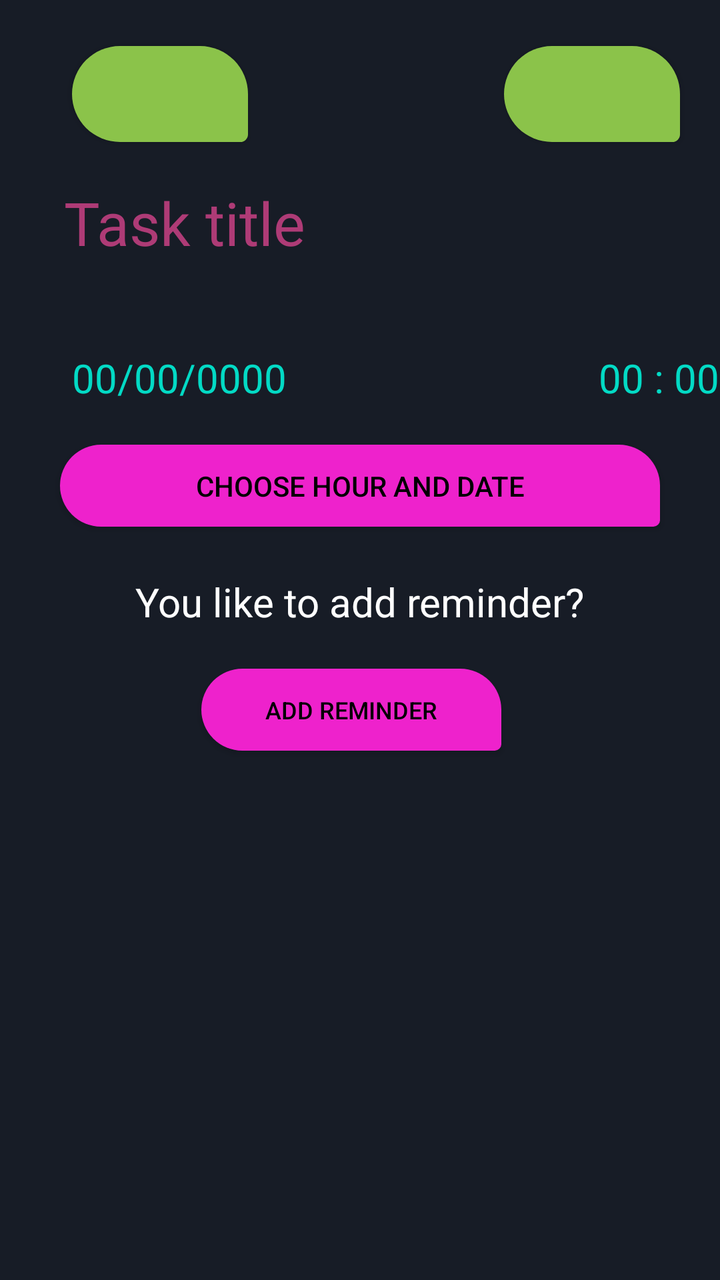
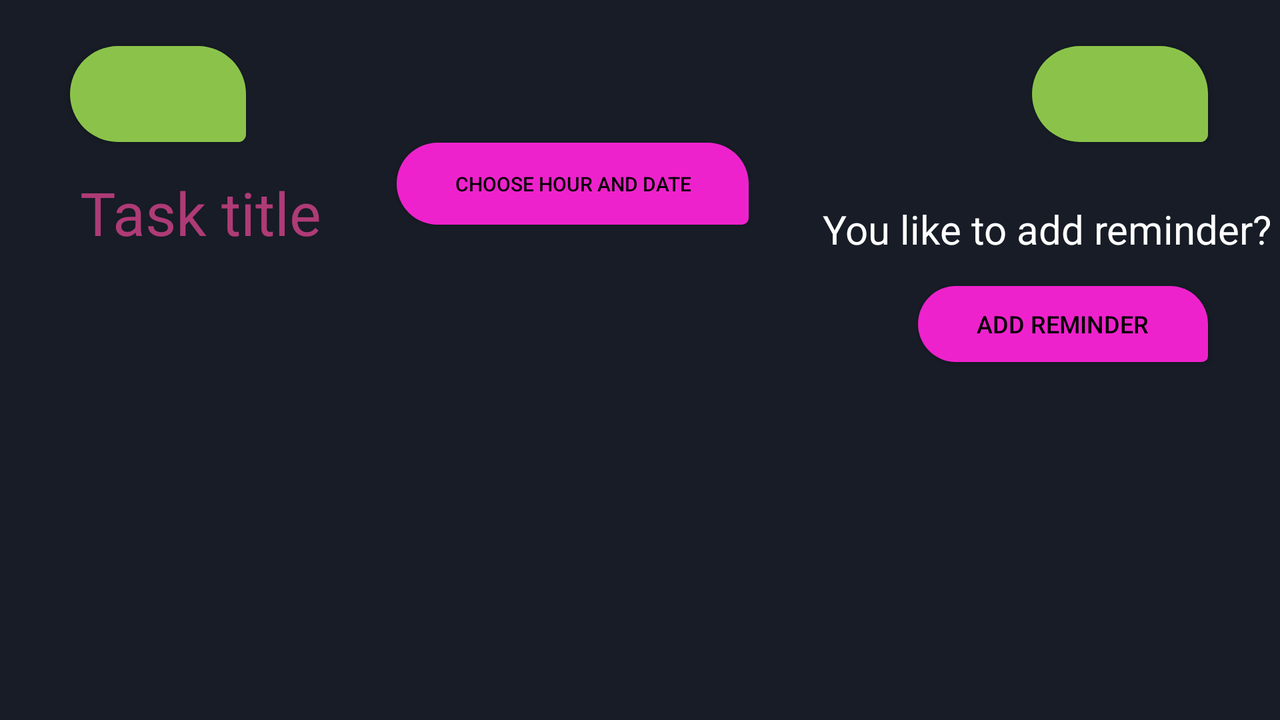

One screen, two layout resources from the same app: the default and the author's alternative for another configuration. Each is rendered where Android would select it; the XML of both is given below.
<!-- AndroidManifest.xml: application theme AppTheme -->
<!-- res/layout/fragment_edit_task.xml -->
<?xml version="1.0" encoding="utf-8"?>
<layout xmlns:android="http://schemas.android.com/apk/res/android"
    xmlns:app="http://schemas.android.com/apk/res-auto"
    xmlns:tools="http://schemas.android.com/tools"

    tools:context=".edit_task">

    <androidx.constraintlayout.widget.ConstraintLayout
        android:layout_width="match_parent"
        android:layout_height="match_parent"
        android:background="@color/colorPrimary">

        <Button
            android:id="@+id/btn_cancel_edit_task"
            android:layout_width="wrap_content"
            android:layout_height="wrap_content"
            android:layout_marginStart="36dp"
            android:background="@drawable/btn_redondo"
            app:backgroundTint="#8BC34A"
            app:icon="@drawable/abc_vector_test"
            app:layout_constraintBottom_toBottomOf="@+id/btn_end"
            app:layout_constraintStart_toStartOf="parent" />

        <Button
            android:id="@+id/btn_end"
            android:layout_width="wrap_content"
            android:layout_height="wrap_content"
            android:layout_marginTop="23dp"
            android:layout_marginEnd="20dp"
            android:background="@drawable/btn_redondo"
            app:backgroundTint="#8BC34A"
            app:icon="@android:drawable/ic_menu_send"
            app:layout_constraintEnd_toEndOf="parent"
            app:layout_constraintTop_toTopOf="parent" />

        <Button
            android:id="@+id/btn_date"
            android:layout_width="300dp"
            android:layout_height="41dp"
            android:layout_marginTop="20dp"
            android:background="@drawable/btn_redondo"
            android:text="@string/btn_date"
            android:textColor="#000000"
            app:layout_constraintEnd_toEndOf="parent"
            app:layout_constraintStart_toStartOf="parent"
            app:layout_constraintTop_toBottomOf="@+id/textview_date" />

        <TextView
            android:id="@+id/textview_date"
            android:layout_width="wrap_content"
            android:layout_height="wrap_content"
            android:layout_marginStart="36dp"
            android:layout_marginTop="44dp"
            android:text="00/00/0000"
            android:textColor="#FF03DAC5"
            android:textSize="20sp"
            app:layout_constraintStart_toStartOf="parent"
            app:layout_constraintTop_toBottomOf="@+id/txt_title_edit_task" />

        <TextView
            android:id="@+id/txt_hour"
            android:layout_width="wrap_content"
            android:layout_height="wrap_content"
            android:layout_marginStart="156dp"
            android:layout_marginTop="44dp"
            android:text="00 : 00"
            android:textColor="#FF03DAC5"
            android:textSize="20sp"
            app:layout_constraintStart_toEndOf="@+id/textview_date"
            app:layout_constraintTop_toBottomOf="@+id/txt_title_edit_task" />

        <TextView
            android:id="@+id/txt_title_edit_task"
            android:layout_width="wrap_content"
            android:layout_height="wrap_content"
            android:layout_marginStart="32dp"
            android:layout_marginTop="20dp"
            android:text="@string/task_title"
            android:textColor="#ae3b76"
            android:textSize="30sp"
            app:layout_constraintStart_toStartOf="parent"
            app:layout_constraintTop_toBottomOf="@+id/btn_cancel_edit_task" />

        <TextView
            android:id="@+id/textView9"
            android:layout_width="wrap_content"
            android:layout_height="wrap_content"
            android:layout_marginTop="24dp"
            android:text="@string/question_add_reminder"
            android:textColor="#FFFFFF"
            android:textSize="20sp"
            app:layout_constraintEnd_toEndOf="parent"
            app:layout_constraintStart_toStartOf="parent"
            app:layout_constraintTop_toBottomOf="@+id/btn_date" />

        <Button
            android:id="@+id/btn_add_reminder"
            android:layout_width="150dp"
            android:layout_height="41dp"
            android:layout_marginTop="20dp"
            android:background="@drawable/btn_redondo"
            android:text="@string/add_reminder"
            android:textColor="#000000"
            android:textSize="12sp"
            app:layout_constraintEnd_toEndOf="parent"
            app:layout_constraintHorizontal_bias="0.48"
            app:layout_constraintStart_toStartOf="parent"
            app:layout_constraintTop_toBottomOf="@+id/textView9" />

        <androidx.recyclerview.widget.RecyclerView
            android:id="@+id/rv_reminders"
            android:layout_width="325dp"
            android:layout_height="260dp"
            android:layout_marginTop="15dp"
            app:layout_constraintBottom_toBottomOf="parent"
            app:layout_constraintEnd_toEndOf="parent"
            app:layout_constraintStart_toStartOf="parent"
            app:layout_constraintTop_toBottomOf="@+id/btn_add_reminder" />
    </androidx.constraintlayout.widget.ConstraintLayout>
</layout>
<!-- resources referenced by this layout -->
<resources>
  <color name="colorPrimary">#171C26</color> //Campodenota
  <!-- drawable btn_redondo (drawable) -->
  <?xml version="1.0" encoding="utf-8"?>
  <shape xmlns:android="http://schemas.android.com/apk/res/android"
      android:shape="rectangle">
      <solid android:color="#ee22CC"/>
      <corners android:bottomRightRadius="8dp"
          android:bottomLeftRadius="50dp"
          android:topRightRadius="50dp"
          android:topLeftRadius="50dp"/>
      </shape>
  <string name="add_reminder">Add reminder</string>
  <string name="btn_date">Choose hour and date</string>
  <string name="question_add_reminder">You like to add reminder?</string>
  <string name="task_title">Task title</string>
</resources>
<!-- res/layout-land/fragment_edit_task.xml (the author's variant of the layout above) -->
<!-- drawn on the phone turned sideways -->
<?xml version="1.0" encoding="utf-8"?>
<layout xmlns:android="http://schemas.android.com/apk/res/android"
    xmlns:app="http://schemas.android.com/apk/res-auto"
    xmlns:tools="http://schemas.android.com/tools"

    tools:context=".edit_task">

    <androidx.constraintlayout.widget.ConstraintLayout
        android:layout_width="match_parent"
        android:layout_height="match_parent"
        android:background="@color/colorPrimary">

        <Button
            android:id="@+id/btn_cancel_edit_task"
            android:layout_width="wrap_content"
            android:layout_height="wrap_content"
            android:layout_marginStart="35dp"
            android:layout_marginTop="23dp"
            android:background="@drawable/btn_redondo"
            app:backgroundTint="#8BC34A"
            app:icon="@drawable/abc_vector_test"
            app:layout_constraintStart_toStartOf="parent"
            app:layout_constraintTop_toTopOf="parent" />

        <Button
            android:id="@+id/btn_end"
            android:layout_width="wrap_content"
            android:layout_height="wrap_content"
            android:layout_marginEnd="36dp"
            android:background="@drawable/btn_redondo"
            app:backgroundTint="#8BC34A"
            app:icon="@android:drawable/ic_menu_send"
            app:layout_constraintEnd_toEndOf="parent"
            app:layout_constraintTop_toTopOf="@+id/btn_cancel_edit_task" />

        <Button
            android:id="@+id/btn_date"
            android:layout_width="176dp"
            android:layout_height="41dp"
            android:layout_marginTop="40dp"
            android:background="@drawable/btn_redondo"
            android:text="@string/btn_date"
            android:textColor="#000000"
            android:textSize="10dp"
            app:layout_constraintBottom_toTopOf="@+id/textview_date"
            app:layout_constraintEnd_toStartOf="@+id/textView10"
            app:layout_constraintStart_toEndOf="@+id/txt_title_edit_task"
            app:layout_constraintTop_toTopOf="parent" />

        <TextView
            android:id="@+id/textview_date"
            android:layout_width="wrap_content"
            android:layout_height="wrap_content"
            android:layout_marginStart="100dp"
            android:layout_marginTop="140dp"
            android:text="00/00/0000"
            android:textColor="#FF03DAC5"
            android:textSize="20sp"
            app:layout_constraintBottom_toTopOf="@+id/rv_reminders"
            app:layout_constraintStart_toEndOf="@+id/txt_title_edit_task"
            app:layout_constraintTop_toTopOf="parent" />

        <TextView
            android:id="@+id/txt_hour"
            android:layout_width="wrap_content"
            android:layout_height="wrap_content"
            android:layout_marginStart="20dp"
            android:text="00 : 00"
            android:textColor="#FF03DAC5"
            android:textSize="20sp"
            app:layout_constraintBottom_toBottomOf="@+id/textview_date"
            app:layout_constraintStart_toEndOf="@+id/textview_date"
            app:layout_constraintTop_toTopOf="@+id/textview_date" />

        <TextView
            android:id="@+id/textView10"
            android:layout_width="wrap_content"
            android:layout_height="wrap_content"
            android:layout_marginTop="30dp"
            android:layout_marginEnd="4dp"
            android:text="@string/question_add_reminder"
            android:textColor="#FFFFFF"
            android:textSize="20sp"
            app:layout_constraintEnd_toEndOf="parent"
            app:layout_constraintTop_toBottomOf="@+id/btn_end" />

        <TextView
            android:id="@+id/txt_title_edit_task"
            android:layout_width="wrap_content"
            android:layout_height="wrap_content"
            android:layout_marginStart="40dp"
            android:layout_marginTop="15dp"
            android:text="@string/task_title"
            android:textColor="#ae3b76"
            android:textSize="30sp"
            app:layout_constraintStart_toStartOf="parent"
            app:layout_constraintTop_toBottomOf="@+id/btn_cancel_edit_task" />

        <Button
            android:id="@+id/btn_add_reminder"
            android:layout_width="145dp"
            android:layout_height="38dp"
            android:layout_marginTop="15dp"
            android:background="@drawable/btn_redondo"
            android:text="@string/add_reminder"
            android:textColor="#000000"
            android:textSize="12sp"
            app:layout_constraintEnd_toEndOf="@+id/btn_end"
            app:layout_constraintTop_toBottomOf="@+id/textView10" />

        <androidx.recyclerview.widget.RecyclerView
            android:id="@+id/rv_reminders"
            android:layout_width="500dp"
            android:layout_height="220dp"
            android:layout_marginBottom="20dp"
            app:layout_constraintBottom_toBottomOf="parent"
            app:layout_constraintEnd_toEndOf="parent"
            app:layout_constraintHorizontal_bias="0.196"
            app:layout_constraintStart_toStartOf="parent" />
    </androidx.constraintlayout.widget.ConstraintLayout>
</layout>
